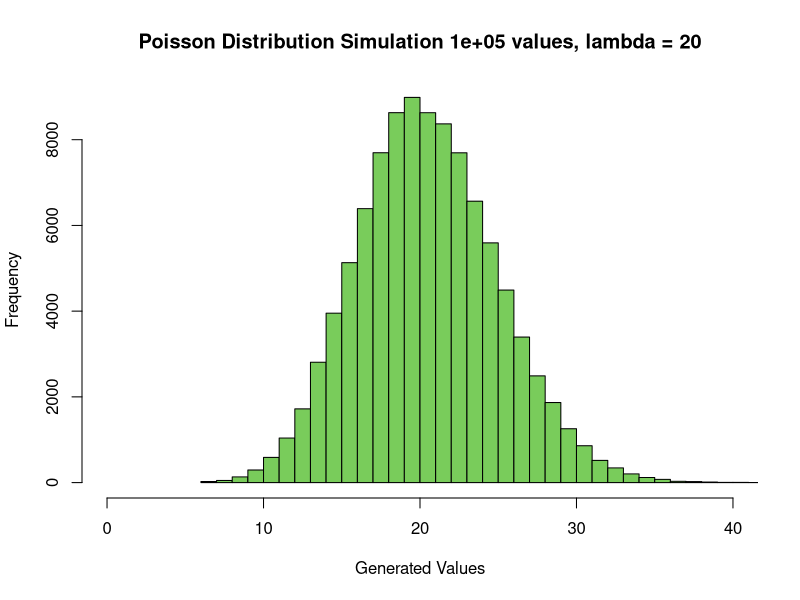

R code for this plot:
## TRABAJITO TO CHINGON DE R - PABLO MORENO Y JUAN MARQUES GARRIDO :>

## ACERCA: HEMOS DECIDIDO HACER NUESTRO TRABAJO CON LA DISTRIBUCION DE POISSON PARA ASI
## OBTENER LA MAYOR NOTA POSIBLE :D


## EJERCICIO 1 - GENERACION DE UNA MUESTRA DE TAMANYO N

# VAMOS A TRABAJAR CON UNA MUESTRA DE TAMANYO N = 150

### PARAMETROS ###
sample_size <- 100000
poisson_parameter <- 20 ## PROVISIONAL !!!!
pois_values <- vector()

## FUNCION PARA GENERAR NUESTROS VALORES DE POISSON ##
gen_value_poisson <- function(pois_lambda) {
  sum <- 0
  count <- 0
  while (sum < pois_lambda) {
    sum <- sum + -1 * log(runif(1))
    count <- count + 1
  }
  return(count)
}

## GENERANDO NUESTOR VECTOR DE VALORES ##
n_iter <- 0;
repeat{
  pois_values <- c(pois_values, gen_value_poisson(poisson_parameter))
  n_iter <- n_iter + 1

  if (n_iter >= sample_size) {
    break
  }
}

## GENERAMOS NUESTRO HISTOGRAMA PARA LA DISTRIBUCION DE FRECUENCIAS ##
hist(pois_values,
     main = paste("Poisson Distribution Simulation", sample_size,
                  "values, lambda =", poisson_parameter),
     xlab = "Generated Values",
     xlim = c(0, poisson_parameter * 2),
     breaks = poisson_parameter * 2,
     col = "#79cc5b"
     )
